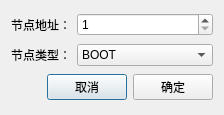
<?xml version="1.0" encoding="UTF-8"?>
<ui version="4.0">
 <class>DialogAddNode</class>
 <widget class="QDialog" name="DialogAddNode">
  <property name="geometry">
   <rect>
    <x>0</x>
    <y>0</y>
    <width>224</width>
    <height>115</height>
   </rect>
  </property>
  <property name="windowTitle">
   <string>节点地址</string>
  </property>
  <layout class="QGridLayout" name="gridLayout">
   <item row="0" column="0">
    <layout class="QHBoxLayout" name="horizontalLayout">
     <item>
      <widget class="QLabel" name="label">
       <property name="text">
        <string>节点地址：</string>
       </property>
      </widget>
     </item>
     <item>
      <widget class="QSpinBox" name="spinBoxNodeAddr">
       <property name="sizePolicy">
        <sizepolicy hsizetype="Expanding" vsizetype="Fixed">
         <horstretch>0</horstretch>
         <verstretch>0</verstretch>
        </sizepolicy>
       </property>
       <property name="minimum">
        <number>1</number>
       </property>
       <property name="maximum">
        <number>126</number>
       </property>
       <property name="displayIntegerBase">
        <number>16</number>
       </property>
      </widget>
     </item>
    </layout>
   </item>
   <item row="1" column="0">
    <layout class="QHBoxLayout" name="horizontalLayout_3">
     <item>
      <widget class="QLabel" name="label_2">
       <property name="text">
        <string>节点类型：</string>
       </property>
      </widget>
     </item>
     <item>
      <widget class="QComboBox" name="comboBoxNodeType">
       <property name="sizePolicy">
        <sizepolicy hsizetype="Expanding" vsizetype="Fixed">
         <horstretch>0</horstretch>
         <verstretch>0</verstretch>
        </sizepolicy>
       </property>
       <item>
        <property name="text">
         <string>BOOT</string>
        </property>
       </item>
       <item>
        <property name="text">
         <string>APP</string>
        </property>
       </item>
      </widget>
     </item>
    </layout>
   </item>
   <item row="2" column="0">
    <layout class="QHBoxLayout" name="horizontalLayout_2">
     <item>
      <spacer name="horizontalSpacer">
       <property name="orientation">
        <enum>Qt::Horizontal</enum>
       </property>
       <property name="sizeHint" stdset="0">
        <size>
         <width>40</width>
         <height>20</height>
        </size>
       </property>
      </spacer>
     </item>
     <item>
      <widget class="QPushButton" name="pushButtonCancel">
       <property name="text">
        <string>取消</string>
       </property>
      </widget>
     </item>
     <item>
      <widget class="QPushButton" name="pushButtonOK">
       <property name="text">
        <string>确定</string>
       </property>
      </widget>
     </item>
    </layout>
   </item>
  </layout>
 </widget>
 <resources/>
 <connections/>
</ui>
